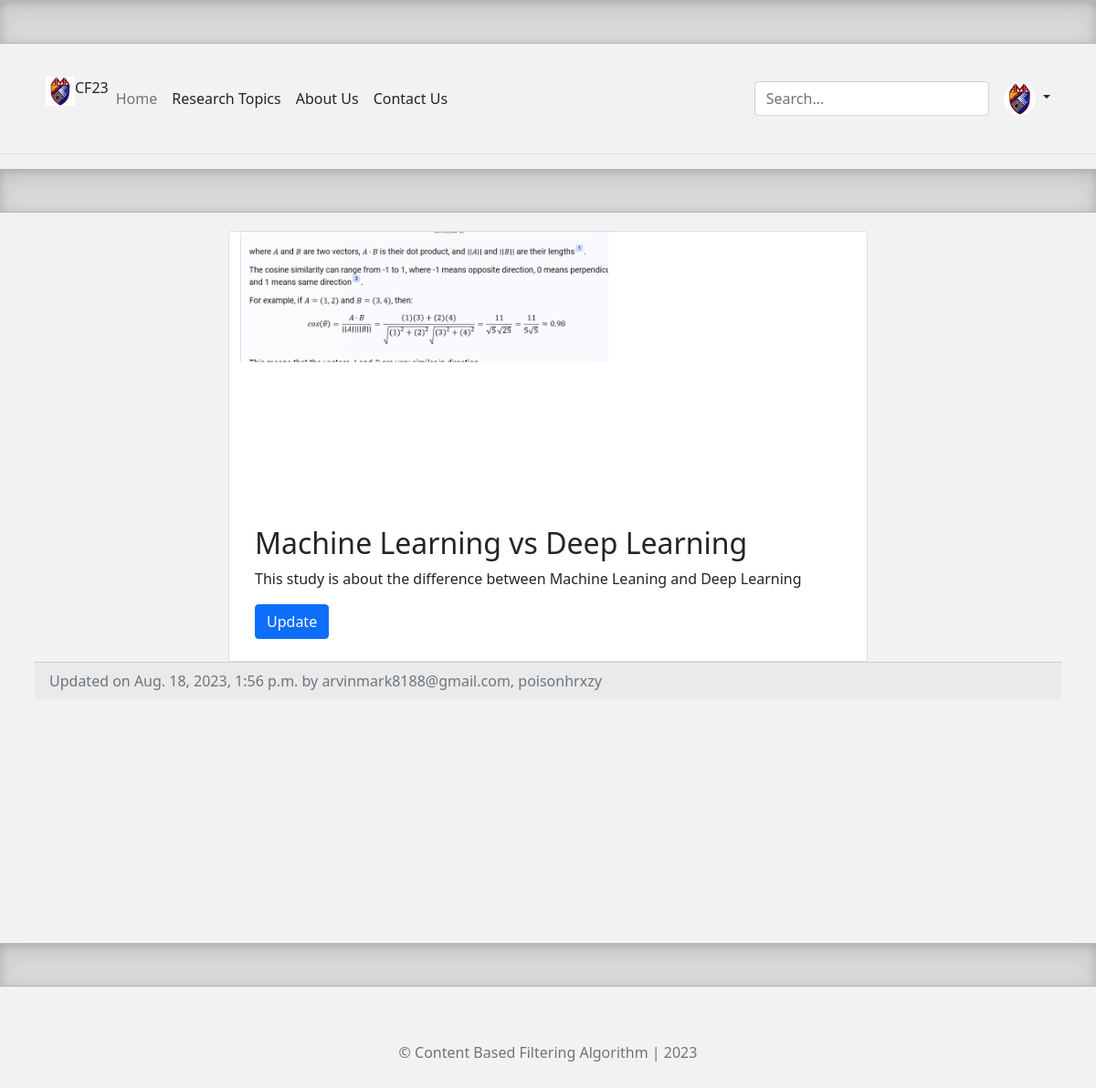
The page /blog/poisonhrxzy-machine-learning-vs-deep-learning/ (signed in) on the database its author committed.
### blog/models.py (models this page shows, shortened)
class BlogPost(models.Model):
	title 					= models.CharField(max_length=100, null=False, blank=False)
	body 					= models.TextField(max_length=500, null=False, blank=False)
	image		 			= models.ImageField(upload_to=upload_location, null=True, blank=True)
	date_published 			= models.DateTimeField(auto_now_add=True, verbose_name="date published")
	date_updated 			= models.DateTimeField(auto_now=True, verbose_name="date updated")
	author 					= models.ForeignKey(settings.AUTH_USER_MODEL, on_delete=models.CASCADE)
	slug 					= models.SlugField(blank=True, unique=True)

### account/models.py (models this page shows, shortened)
class Account(AbstractBaseUser):
    email           = models.EmailField(verbose_name="email", max_length=60, unique=True)
    username        = models.CharField(max_length=30, unique=True)
    date_joined     = models.DateTimeField(verbose_name='date joined', auto_now_add=True)
    last_login      = models.DateTimeField(verbose_name='last login', auto_now=True)
    is_admin        = models.BooleanField(default=False)
    is_active       = models.BooleanField(default=True)
    is_staff        = models.BooleanField(default=False)
    is_superuser    = models.BooleanField(default=False)
    USERNAME_FIELD = 'email'
    REQUIRED_FIELDS = ['username']
    objects = MyAccountManager()
    def __str__(self):
        return self.email + ", " + self.username

### blog/views.py (the view)
# urls.py: path('<slug>/', detail_blog_view, name="detail"),
def detail_blog_view(request, slug):
    context = {}
    blog_post = get_object_or_404(BlogPost, slug=slug)
    context['blog_post'] = blog_post
    return render(request, 'blog/detail_blog.html', context)

### blog/templates/blog/detail_blog.html (shortened to what this page needs)
{% extends 'base.html' %}
{% block content %}
<div class="container">
    <div class="row">
        <div class="card m-auto">
            <img class="card-img-top" src="{{blog_post.image.url}}">
            <div class="card-body my-2">
                <h2 class="card-title">{{blog_post.title}}</h2>
                <p class="card-text">{{blog_post.body|safe}}</p>
                {% if blog_post.author == request.user %}
                    <a href="{% url 'blog:edit' blog_post.slug %}" class="btn btn-primary">Update</a>
                {% endif %}
            </div>
        </div>
        <div class="card-footer text-muted">
            Updated on {{blog_post.date_updated}} by {{blog_post.author}}
        </div>
    </div>
</div>
{% endblock content %}

### templates/snippets/base_css.html (style rules this page uses)
body { background-color: #f2f2f2; }

### blog/templates/blog/detail_blog.html (style rules this page uses)
.card { max-width: 700px; }
.container { padding: 20px; }

### rows shown on the page
BlogPost: image (picture), title "Machine Learning vs Deep Learning", body "This study is about the difference between Machine Leaning and Deep Learning", date_updated "Aug. 18, 2023, 1:56 p.m.", author "arvinmark8188@gmail.com, poisonhrxzy"
